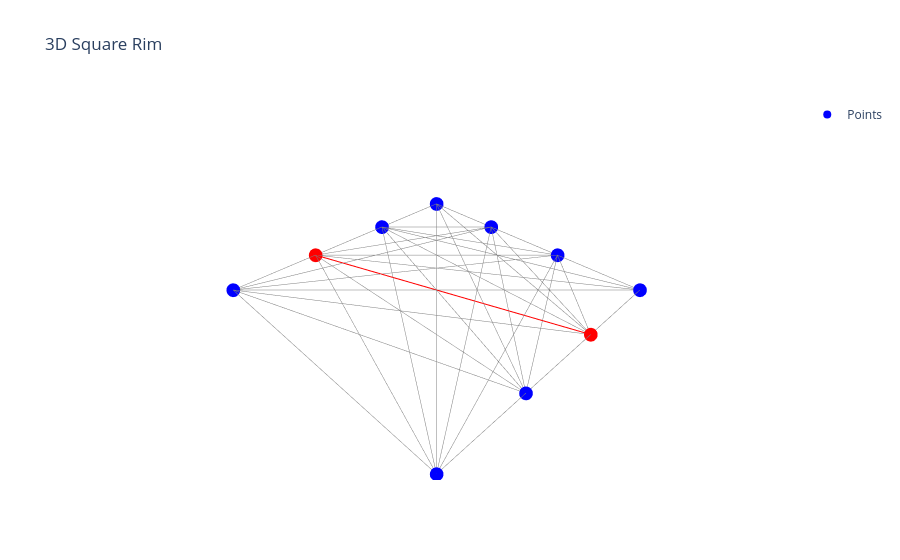

Notebook code cell kept with this figure:
### Code cell
#now instead of spiral on the upper cell, make it a squre rim of a 4*4 squre, 
# 10 in total and leave two blank, and red index the same. the indexs of z are all zero, 
# and index of xys are (0,0),(0,1),(0,2),(0,3),(1,0),(2,0),(3,0),(1,3)(2,3)(3,3)
# Define the coordinates for the square rim
x = [0, 0, 0, 0, 1, 2, 3, 1, 2, 3]
y = [0, 1, 2, 3, 0, 0, 0, 3, 3, 3]
z = [0] * len(x)  # All z-coordinates are zero

red_indices_square = [5, 7]  # Indices of red points
# Define colors for the points
colors = ['red' if i in red_indices_square else 'blue' for i in range(num_points)]

# Create the figure
fig = go.Figure()

# Add the square rim line
# fig.add_trace(go.Scatter3d(
#     x=x[:8], y=y[:8], z=z[:8],
#     mode='lines',
#     line=dict(color='black', width=1),
#     name='Square Rim'
# ))
# Add lines connecting each point to every other point
line_style = 'dash'  # Set the line style for black lines
for i in range(len(x)):
    for j in range(i + 1, len(x)):
        color = 'red' if i in red_indices_square and j in red_indices_square else 'grey'
        line_width = 2 if color == 'red' else 1
        fig.add_trace(go.Scatter3d(
            x=[x[i], x[j]],
            y=[y[i], y[j]],
            z=[z[i], z[j]],
            mode='lines',
            line=dict(color=color, width=line_width, dash='solid'),
            showlegend=False
        ))

# Add the points
fig.add_trace(go.Scatter3d(
    x=x, y=y, z=z,
    mode='markers',
    marker=dict(size=8, color=colors),
    name='Points'
))

# Update layout
fig.update_layout(
    title='3D Square Rim',
    scene=dict(
        xaxis=dict(visible=False),
        yaxis=dict(visible=False),
        zaxis=dict(visible=False)
    )
)

# Show the plot
fig.show()

### Figure 1 — Plotly figure (JSON) as saved in the notebook; plotly's stock layout.template omitted (floating-point values rounded to 4 significant figures)
{"data": [{"line": {"color": "grey", "dash": "solid", "width": 1}, "mode": "lines", "showlegend": false, "type": "scatter3d", "x": [0, 0], "y": [0, 1], "z": [0, 0]}, {"line": {"color": "grey", "dash": "solid", "width": 1}, "mode": "lines", "showlegend": false, "type": "scatter3d", "x": [0, 0], "y": [0, 2], "z": [0, 0]}, {"line": {"color": "grey", "dash": "solid", "width": 1}, "mode": "lines", "showlegend": false, "type": "scatter3d", "x": [0, 0], "y": [0, 3], "z": [0, 0]}, {"line": {"color": "grey", "dash": "solid", "width": 1}, "mode": "lines", "showlegend": false, "type": "scatter3d", "x": [0, 1], "y": [0, 0], "z": [0, 0]}, {"line": {"color": "grey", "dash": "solid", "width": 1}, "mode": "lines", "showlegend": false, "type": "scatter3d", "x": [0, 2], "y": [0, 0], "z": [0, 0]}, {"line": {"color": "grey", "dash": "solid", "width": 1}, "mode": "lines", "showlegend": false, "type": "scatter3d", "x": [0, 3], "y": [0, 0], "z": [0, 0]}, {"line": {"color": "grey", "dash": "solid", "width": 1}, "mode": "lines", "showlegend": false, "type": "scatter3d", "x": [0, 1], "y": [0, 3], "z": [0, 0]}, {"line": {"color": "grey", "dash": "solid", "width": 1}, "mode": "lines", "showlegend": false, "type": "scatter3d", "x": [0, 2], "y": [0, 3], "z": [0, 0]}, {"line": {"color": "grey", "dash": "solid", "width": 1}, "mode": "lines", "showlegend": false, "type": "scatter3d", "x": [0, 3], "y": [0, 3], "z": [0, 0]}, {"line": {"color": "grey", "dash": "solid", "width": 1}, "mode": "lines", "showlegend": false, "type": "scatter3d", "x": [0, 0], "y": [1, 2], "z": [0, 0]}, {"line": {"color": "grey", "dash": "solid", "width": 1}, "mode": "lines", "showlegend": false, "type": "scatter3d", "x": [0, 0], "y": [1, 3], "z": [0, 0]}, {"line": {"color": "grey", "dash": "solid", "width": 1}, "mode": "lines", "showlegend": false, "type": "scatter3d", "x": [0, 1], "y": [1, 0], "z": [0, 0]}, {"line": {"color": "grey", "dash": "solid", "width": 1}, "mode": "lines", "showlegend": false, "type": "scatter3d", "x": [0, 2], "y": [1, 0], "z": [0, 0]}, {"line": {"color": "grey", "dash": "solid", "width": 1}, "mode": "lines", "showlegend": false, "type": "scatter3d", "x": [0, 3], "y": [1, 0], "z": [0, 0]}, {"line": {"color": "grey", "dash": "solid", "width": 1}, "mode": "lines", "showlegend": false, "type": "scatter3d", "x": [0, 1], "y": [1, 3], "z": [0, 0]}, {"line": {"color": "grey", "dash": "solid", "width": 1}, "mode": "lines", "showlegend": false, "type": "scatter3d", "x": [0, 2], "y": [1, 3], "z": [0, 0]}, {"line": {"color": "grey", "dash": "solid", "width": 1}, "mode": "lines", "showlegend": false, "type": "scatter3d", "x": [0, 3], "y": [1, 3], "z": [0, 0]}, {"line": {"color": "grey", "dash": "solid", "width": 1}, "mode": "lines", "showlegend": false, "type": "scatter3d", "x": [0, 0], "y": [2, 3], "z": [0, 0]}, {"line": {"color": "grey", "dash": "solid", "width": 1}, "mode": "lines", "showlegend": false, "type": "scatter3d", "x": [0, 1], "y": [2, 0], "z": [0, 0]}, {"line": {"color": "grey", "dash": "solid", "width": 1}, "mode": "lines", "showlegend": false, "type": "scatter3d", "x": [0, 2], "y": [2, 0], "z": [0, 0]}, {"line": {"color": "grey", "dash": "solid", "width": 1}, "mode": "lines", "showlegend": false, "type": "scatter3d", "x": [0, 3], "y": [2, 0], "z": [0, 0]}, {"line": {"color": "grey", "dash": "solid", "width": 1}, "mode": "lines", "showlegend": false, "type": "scatter3d", "x": [0, 1], "y": [2, 3], "z": [0, 0]}, {"line": {"color": "grey", "dash": "solid", "width": 1}, "mode": "lines", "showlegend": false, "type": "scatter3d", "x": [0, 2], "y": [2, 3], "z": [0, 0]}, {"line": {"color": "grey", "dash": "solid", "width": 1}, "mode": "lines", "showlegend": false, "type": "scatter3d", "x": [0, 3], "y": [2, 3], "z": [0, 0]}, {"line": {"color": "grey", "dash": "solid", "width": 1}, "mode": "lines", "showlegend": false, "type": "scatter3d", "x": [0, 1], "y": [3, 0], "z": [0, 0]}, {"line": {"color": "grey", "dash": "solid", "width": 1}, "mode": "lines", "showlegend": false, "type": "scatter3d", "x": [0, 2], "y": [3, 0], "z": [0, 0]}, {"line": {"color": "grey", "dash": "solid", "width": 1}, "mode": "lines", "showlegend": false, "type": "scatter3d", "x": [0, 3], "y": [3, 0], "z": [0, 0]}, {"line": {"color": "grey", "dash": "solid", "width": 1}, "mode": "lines", "showlegend": false, "type": "scatter3d", "x": [0, 1], "y": [3, 3], "z": [0, 0]}, {"line": {"color": "grey", "dash": "solid", "width": 1}, "mode": "lines", "showlegend": false, "type": "scatter3d", "x": [0, 2], "y": [3, 3], "z": [0, 0]}, {"line": {"color": "grey", "dash": "solid", "width": 1}, "mode": "lines", "showlegend": false, "type": "scatter3d", "x": [0, 3], "y": [3, 3], "z": [0, 0]}, {"line": {"color": "grey", "dash": "solid", "width": 1}, "mode": "lines", "showlegend": false, "type": "scatter3d", "x": [1, 2], "y": [0, 0], "z": [0, 0]}, {"line": {"color": "grey", "dash": "solid", "width": 1}, "mode": "lines", "showlegend": false, "type": "scatter3d", "x": [1, 3], "y": [0, 0], "z": [0, 0]}, {"line": {"color": "grey", "dash": "solid", "width": 1}, "mode": "lines", "showlegend": false, "type": "scatter3d", "x": [1, 1], "y": [0, 3], "z": [0, 0]}, {"line": {"color": "grey", "dash": "solid", "width": 1}, "mode": "lines", "showlegend": false, "type": "scatter3d", "x": [1, 2], "y": [0, 3], "z": [0, 0]}, {"line": {"color": "grey", "dash": "solid", "width": 1}, "mode": "lines", "showlegend": false, "type": "scatter3d", "x": [1, 3], "y": [0, 3], "z": [0, 0]}, {"line": {"color": "grey", "dash": "solid", "width": 1}, "mode": "lines", "showlegend": false, "type": "scatter3d", "x": [2, 3], "y": [0, 0], "z": [0, 0]}, {"line": {"color": "red", "dash": "solid", "width": 2}, "mode": "lines", "showlegend": false, "type": "scatter3d", "x": [2, 1], "y": [0, 3], "z": [0, 0]}, {"line": {"color": "grey", "dash": "solid", "width": 1}, "mode": "lines", "showlegend": false, "type": "scatter3d", "x": [2, 2], "y": [0, 3], "z": [0, 0]}, {"line": {"color": "grey", "dash": "solid", "width": 1}, "mode": "lines", "showlegend": false, "type": "scatter3d", "x": [2, 3], "y": [0, 3], "z": [0, 0]}, {"line": {"color": "grey", "dash": "solid", "width": 1}, "mode": "lines", "showlegend": false, "type": "scatter3d", "x": [3, 1], "y": [0, 3], "z": [0, 0]}, {"line": {"color": "grey", "dash": "solid", "width": 1}, "mode": "lines", "showlegend": false, "type": "scatter3d", "x": [3, 2], "y": [0, 3], "z": [0, 0]}, {"line": {"color": "grey", "dash": "solid", "width": 1}, "mode": "lines", "showlegend": false, "type": "scatter3d", "x": [3, 3], "y": [0, 3], "z": [0, 0]}, {"line": {"color": "grey", "dash": "solid", "width": 1}, "mode": "lines", "showlegend": false, "type": "scatter3d", "x": [1, 2], "y": [3, 3], "z": [0, 0]}, {"line": {"color": "grey", "dash": "solid", "width": 1}, "mode": "lines", "showlegend": false, "type": "scatter3d", "x": [1, 3], "y": [3, 3], "z": [0, 0]}, {"line": {"color": "grey", "dash": "solid", "width": 1}, "mode": "lines", "showlegend": false, "type": "scatter3d", "x": [2, 3], "y": [3, 3], "z": [0, 0]}, {"marker": {"color": ["blue", "blue", "blue", "blue", "blue", "red", "blue", "red", "blue", "blue"], "size": 8}, "mode": "markers", "name": "Points", "type": "scatter3d", "x": [0, 0, 0, 0, 1, 2, 3, 1, 2, 3], "y": [0, 1, 2, 3, 0, 0, 0, 3, 3, 3], "z": [0, 0, 0, 0, 0, 0, 0, 0, 0, 0]}], "layout": {"scene": {"xaxis": {"visible": false}, "yaxis": {"visible": false}, "zaxis": {"visible": false}}, "title": {"text": "3D Square Rim"}}}
